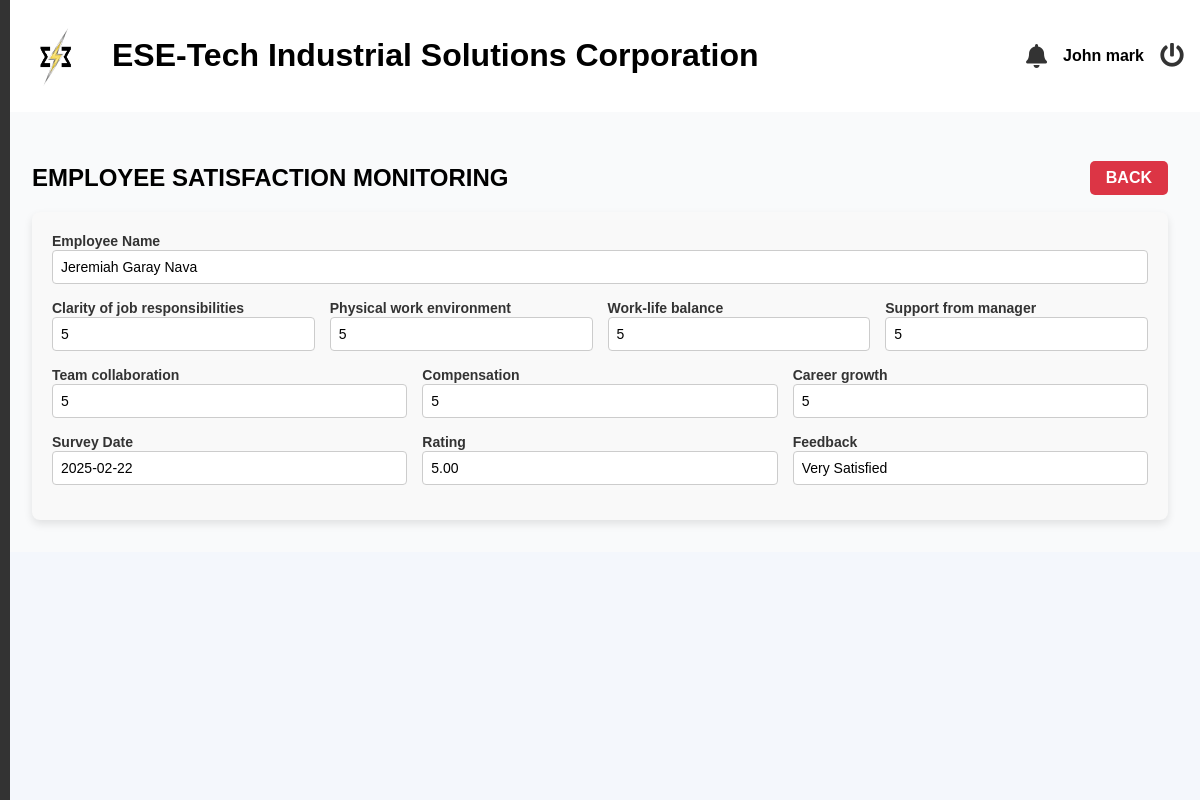
/admin/view_satisfaction.php?id=6 (signed in), run on an earlier commit of the app's database.
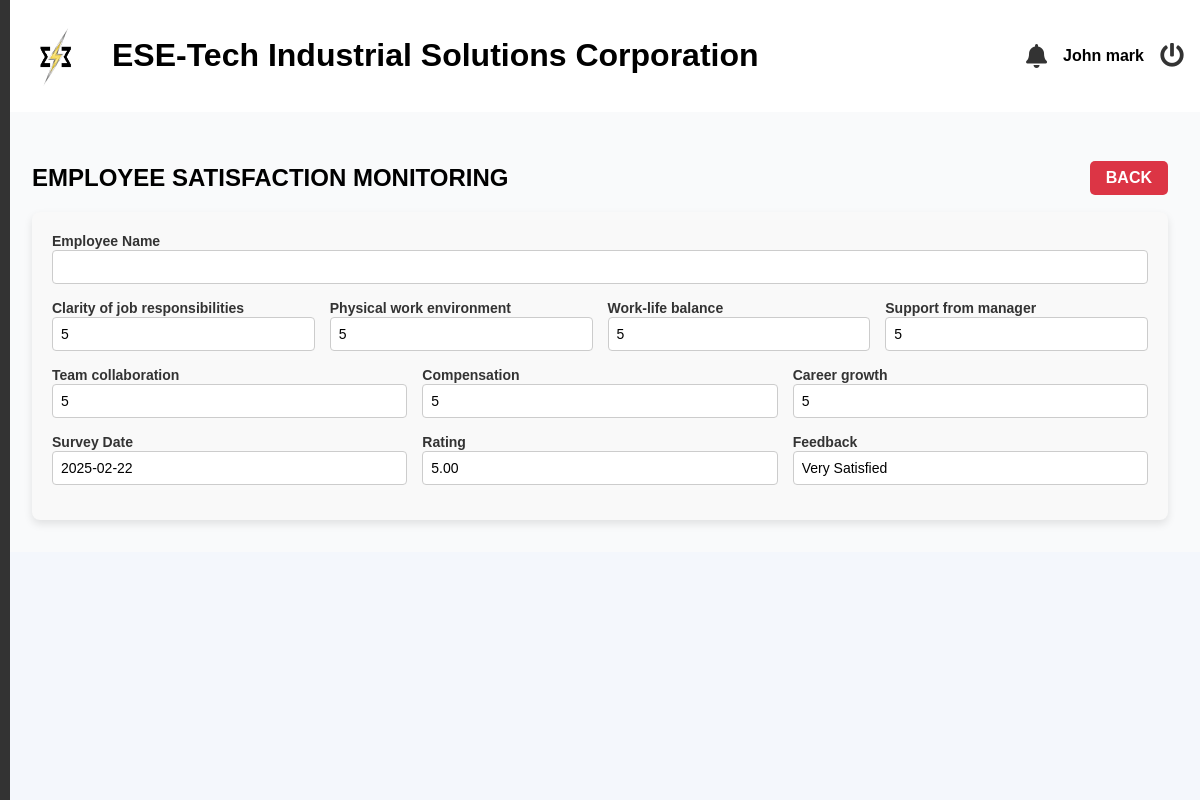
And on a later commit of the database.
### tables this page shows
CREATE TABLE `employees` (
  `id` int(11) NOT NULL,
  `last_name` varchar(255) NOT NULL,
  `first_name` varchar(255) NOT NULL,
  `middle_name` varchar(255) NOT NULL,
  `suffix` varchar(255) NOT NULL,
  `gender` varchar(32) NOT NULL,
  `email` varchar(100) NOT NULL,
  `position` varchar(255) NOT NULL,
  `hire_date` date NOT NULL,
  `department` varchar(255) NOT NULL,
  `employment_status` varchar(255) NOT NULL,
  `employee_id` int(20) NOT NULL,
  `user_type` int(11) NOT NULL DEFAULT 2 COMMENT '1=admin, 2=staff, 3=super admin',
  `password` varchar(255) NOT NULL,
  `e_status` int(11) NOT NULL DEFAULT 1,
  `date_of_birth` date DEFAULT NULL,
  `age` varchar(32) NOT NULL,
  `contact_number` varchar(20) DEFAULT NULL,
  `perma_address` text DEFAULT NULL,
  `civil_status` varchar(10) DEFAULT NULL,
  `sss_number` varchar(15) DEFAULT NULL,
  `philhealth_number` varchar(15) DEFAULT NULL,
  `pagibig_number` varchar(15) DEFAULT NULL,
  `tin_number` varchar(15) DEFAULT NULL,
  `emergency_contact_name` varchar(50) DEFAULT NULL,
  `emergency_contact_number` varchar(15) DEFAULT NULL,
  `educational_background` enum('Technical-Vocational Program graduate','College graduate','Master''s degree graduate','Doctorate degree graduate') DEFAULT NULL,
  `skills` text DEFAULT NULL,
  `username` varchar(255) NOT NULL,
  `sick_leave` int(11) NOT NULL DEFAULT 0,
  `vacation_leave` int(11) NOT NULL DEFAULT 0,
  `maternity_leave` int(11) NOT NULL DEFAULT 0,
  `paternity_leave` int(11) NOT NULL DEFAULT 0,
  `medical` varchar(32) DEFAULT NULL,
  `tor` varchar(32) DEFAULT NULL,
  `nbi_clearance` varchar(32) DEFAULT NULL,
  `resume` varchar(32) DEFAULT NULL,
  `prc` varchar(32) DEFAULT NULL,
  `others` varchar(32) DEFAULT NULL,
  `medical_type` varchar(32) DEFAULT NULL,
  `tor_type` varchar(32) DEFAULT NULL,
  `police_type` varchar(32) DEFAULT NULL,
  `resume_type` varchar(32) DEFAULT NULL,
  `prc_type` varchar(32) DEFAULT NULL,
  `others_type` varchar(32) DEFAULT NULL,
  `is_archived` tinyint(1) DEFAULT 0
);

CREATE TABLE `job_satisfaction_surveys` (
  `survey_id` int(11) NOT NULL,
  `employee_id` int(20) NOT NULL,
  `survey_date` date NOT NULL,
  `questions` longtext NOT NULL CHECK (json_valid(`questions`)),
  `overall_rating` decimal(5,2) NOT NULL,
  `rating_description` varchar(50) GENERATED ALWAYS AS (case when `overall_rating` between 4.00 and 5.00 then 'Very Satisfied' when `overall_rating` between 3.00 and 3.99 then 'Neutral' when `overall_rating` between 1.00 and 2.99 then 'Very Dissatisfied' else 'Undefined' end) VIRTUAL
);

### admin/view_satisfaction.php (the view, shortened to what this page needs)
<?php include('header.php'); ?>
<?php include('includes/sideBar.php'); ?>
<?php
        $conn = mysqli_connect('localhost', 'root', '', 'esetech');
?>
<link rel="stylesheet" href="https://cdn.datatables.net/1.13.5/css/jquery.dataTables.min.css" />
<main class="main-content">
    <section id="dashboard">
        <div class="performance-and-button">
            <h2>EMPLOYEE SATISFACTION MONITORING</h2>
            <a href="satisfaction" class="btn btn-danger">BACK</a>
        </div>
        <div class="evaluation-form">
            <div class="form-group">
                <?php
                    $id = $_GET['id'];
                    $satisfaction_sql = "
                        SELECT
                            jss.*,
                            e.*
                        FROM job_satisfaction_surveys jss
                        LEFT JOIN employees e ON jss.employee_id = e.employee_id
                        WHERE survey_id = '$id'";
                    $satisfaction_result = mysqli_query($conn, $satisfaction_sql);
                    if($satisfaction_result) {
                        while($row = mysqli_fetch_assoc($satisfaction_result)) {
                            $questions = json_decode($row['questions'], true);
                            $clarity_of_responsibilities = $questions['clarity_of_responsibilities'];
                            $work_environment = $questions['work_environment'];
                            $work_life_balance = $questions['work_life_balance'];
                            $manager_support = $questions['manager_support'];
                            $team_collaboration = $questions['team_collaboration'];
                            $compensation = $questions['compensation'];
                            $career_growth = $questions['career_growth'];
                ?>
                <div class="form-row">
                    <div class="col-md-6">
                        <label>Employee Name</label>
                        <input type="text" class="form-control" value="<?php echo $row['middle_name'] == "" ? $row['first_name'] . ' '. $row['last_name'] : $row['first_name'] . ' ' . $row['middle_name'] . ' ' . $row['last_name']; ?>" readonly>
                    </div>
                </div>
                <div class="form-row">
                    <div class="col-md-6">
                        <label>Clarity of job responsibilities</label>
                        <input type="text" class="form-control" value="<?php echo $clarity_of_responsibilities?>" readonly>
                    </div>
                    <div class="col-md-6">
                        <label>Physical work environment</label>
                        <input type="text" class="form-control" value="<?php echo $work_environment?>" readonly>
                    </div>
                    <div class="col-md-6">
                        <label>Work-life balance</label>
                        <input type="text" class="form-control" value="<?php echo $work_life_balance?>" readonly>
                    </div>
                    <div class="col-md-6">
                        <label>Support from manager</label>
                        <input type="text" class="form-control" value="<?php echo $manager_support?>" readonly>
                    </div>
                </div>
                <div class="form-row">
                    <div class="col-md-6">
                        <label>Team collaboration</label>
                        <input type="text" class="form-control" value="<?php echo $team_collaboration?>" readonly>
                    </div>
                    <div class="col-md-6">
                        <label>Compensation</label>
                        <input type="text" class="form-control" value="<?php echo $compensation?>" readonly>
                    </div>
                    <div class="col-md-6">
                        <label>Career growth</label>
                        <input type="text" class="form-control" value="<?php echo $career_growth?>" readonly>
                    </div>
                </div>
                <div class="form-row">
                    <div class="col-md-6">
                        <label>Survey Date</label>
                        <input type="text" class="form-control" value="<?php echo $row['survey_date']?>" readonly>
                    </div>
                    <div class="col-md-6">
                        <label>Rating</label>
                        <input type="text" class="form-control" value="<?php echo $row['overall_rating']?>" readonly>
                    </div>
                    <div class="col-md-6">
                        <label>Feedback</label>
                        <input type="text" class="form-control" value="<?php echo $row['rating_description']?>" readonly>
                    </div>
                </div>
                <?php
                        }
                    }
                ?>
            </div>
        </div>
    </section>
</main>
<?php include('footer.php'); ?>

What changed in the data, as far as the page shows it:
removed employees: middle_name+first_name+last_name "Jeremiah Garay Nava"
